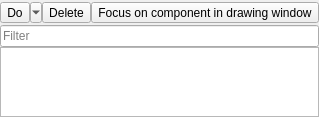
  <widget class="QDockWidget" name="dockDesign">
   <property name="windowIcon">
    <iconset>
     <normalon>:/design</normalon>
    </iconset>
   </property>
   <property name="toolTip">
    <string>Design Dock</string>
   </property>
   <property name="statusTip">
    <string>Design Dock</string>
   </property>
   <property name="whatsThis">
    <string>Design Dock</string>
   </property>
   <property name="accessibleName">
    <string>Design Dock</string>
   </property>
   <property name="accessibleDescription">
    <string>Design Dock</string>
   </property>
   <property name="floating">
    <bool>false</bool>
   </property>
   <property name="features">
    <set>QDockWidget::AllDockWidgetFeatures</set>
   </property>
   <property name="windowTitle">
    <string>QComponents</string>
   </property>
   <attribute name="dockWidgetArea">
    <number>1</number>
   </attribute>
   <widget class="QWidget" name="dockWidgetContents">
    <layout class="QVBoxLayout" name="verticalLayout_3">
     <property name="spacing">
      <number>0</number>
     </property>
     <property name="leftMargin">
      <number>0</number>
     </property>
     <property name="topMargin">
      <number>0</number>
     </property>
     <property name="rightMargin">
      <number>0</number>
     </property>
     <property name="bottomMargin">
      <number>0</number>
     </property>
     <item>
      <layout class="QGridLayout" name="gridLayout">
       <property name="sizeConstraint">
        <enum>QLayout::SetNoConstraint</enum>
       </property>
       <property name="topMargin">
        <number>2</number>
       </property>
       <property name="bottomMargin">
        <number>2</number>
       </property>
       <property name="spacing">
        <number>0</number>
       </property>
       <item row="0" column="3">
        <widget class="QToolButton" name="btn_comp_zoom">
         <property name="toolTip">
          <string>Focus on component in drawing window</string>
         </property>
         <property name="statusTip">
          <string>Focus on component in drawing window</string>
         </property>
         <property name="text">
          <string>Focus on component in drawing window</string>
         </property>
         <property name="icon">
          <iconset resource="main_window_rc.qrc">
           <normaloff>:/fullscreen</normaloff>:/fullscreen</iconset>
         </property>
        </widget>
       </item>
       <item row="0" column="1">
        <widget class="QToolButton" name="btn_comp_actions">
         <property name="text">
          <string>Do</string>
         </property>
         <property name="popupMode">
          <enum>QToolButton::MenuButtonPopup</enum>
         </property>
        </widget>
       </item>
       <item row="0" column="2">
        <widget class="QToolButton" name="btn_comp_del">
         <property name="toolTip">
          <string>Delete a selected component</string>
         </property>
         <property name="statusTip">
          <string>Delete a selected component</string>
         </property>
         <property name="whatsThis">
          <string>Delete a selected component</string>
         </property>
         <property name="text">
          <string>Delete</string>
         </property>
         <property name="icon">
          <iconset resource="main_window_rc.qrc">
           <normaloff>:/delete</normaloff>:/delete</iconset>
         </property>
         <property name="popupMode">
          <enum>QToolButton::DelayedPopup</enum>
         </property>
         <property name="toolButtonStyle">
          <enum>Qt::ToolButtonIconOnly</enum>
         </property>
        </widget>
       </item>
      </layout>
     </item>
     <item>
      <layout class="QHBoxLayout" name="horizontalLayout">
       <property name="spacing">
        <number>0</number>
       </property>
       <item>
        <widget class="QLineEdit" name="filter_text_design">
         <property name="text">
          <string/>
         </property>
         <property name="placeholderText">
          <string>Filter</string>
         </property>
         <property name="clearButtonEnabled">
          <bool>true</bool>
         </property>
        </widget>
       </item>
      </layout>
     </item>
     <item>
      <widget class="QTableView_AllComponents" name="tableComponents">
       <property name="sizeAdjustPolicy">
        <enum>QAbstractScrollArea::AdjustToContents</enum>
       </property>
       <property name="autoScroll">
        <bool>false</bool>
       </property>
       <property name="alternatingRowColors">
        <bool>true</bool>
       </property>
       <property name="selectionBehavior">
        <enum>QAbstractItemView::SelectRows</enum>
       </property>
       <property name="sortingEnabled">
        <bool>true</bool>
       </property>
       <attribute name="horizontalHeaderVisible">
        <bool>true</bool>
       </attribute>
       <attribute name="horizontalHeaderShowSortIndicator" stdset="0">
        <bool>false</bool>
       </attribute>
       <attribute name="horizontalHeaderStretchLastSection">
        <bool>true</bool>
       </attribute>
       <attribute name="verticalHeaderVisible">
        <bool>false</bool>
       </attribute>
      </widget>
     </item>
    </layout>
   </widget>
  </widget>
